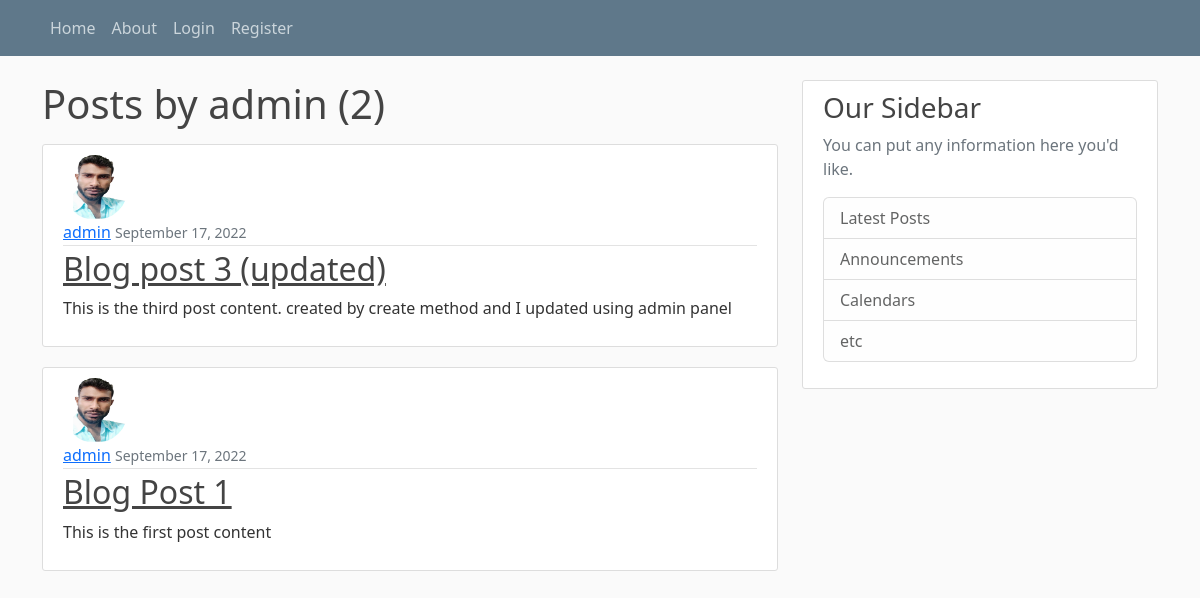
Page /user/admin/ on the earlier database version.
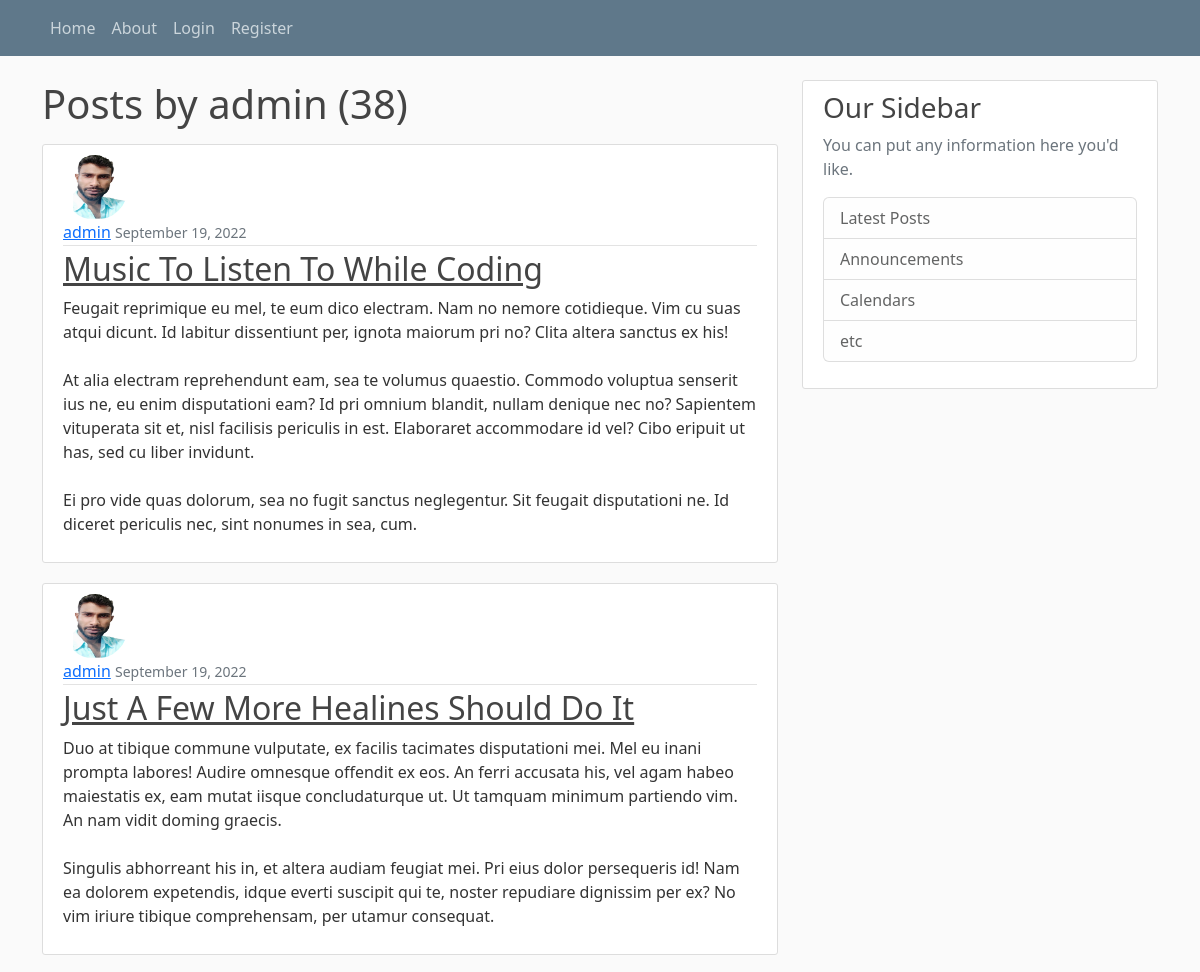
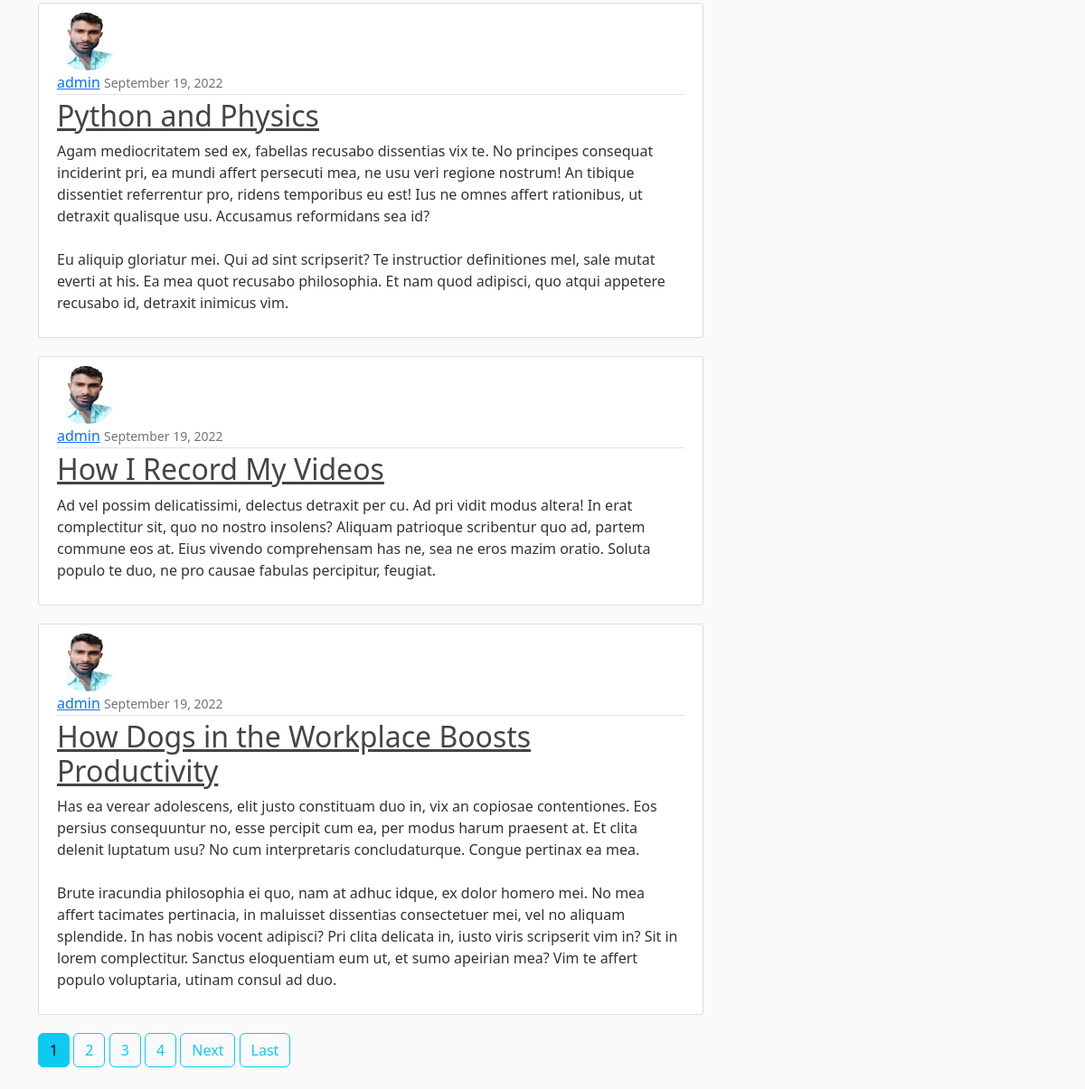
Same page on the later database version (2 pictures, top to bottom).
### blog/models.py (models this page shows, shortened)
class Post(models.Model):
    title = models.CharField(max_length=100)
    content = models.TextField()
    posted_date = models.DateTimeField(default=timezone.now)
    author = models.ForeignKey(User, on_delete=models.CASCADE)

### users/models.py (models this page shows, shortened)
class Profile(models.Model):
    user = models.OneToOneField(User, on_delete=models.CASCADE)
    image = models.ImageField(default='default.jpg', upload_to = 'profile_pics')

### blog/views.py (the view)
# urls.py: path('user/<str:username>/', UserPostListView.as_view(), name='user-posts'),
class UserPostListView(ListView):
    model = Post
    template_name = 'blog/user_posts.html'
    context_object_name = 'posts'
    paginate_by = 5
    def get_queryset(self):
        user = get_object_or_404(User, username=self.kwargs.get('username'))
        return Post.objects.filter(author=user).order_by('-posted_date')

### blog/templates/blog/user_posts.html (shortened to what this page needs)
{% extends 'blog/base.html' %}
{% block content %}
    <h1 class="mb-3">Posts by {{ view.kwargs.username}} ({{ page_obj.paginator.count }})</h1>
    {% for post in posts %}
        <article class="media content-section">
        <img class="rounded-circle article-img" src="{{ post.author.profile.image.url }}">
           <div class="media-body">
            <div class="article-metadata">
                <a class="mr-2" href="{% url 'user-posts' post.author.username %}">{{ post.author }}</a>
                <small class="text-muted">{{ post.posted_date|date:"F d, Y" }}</small>
            </div>
            <h2><a class="article-title" href="{% url 'post-detail' post.id %}">{{ post.title }}</a></h2>
            <p class="article-content">{{ post.content }}</p>
            </div>
        </article>
    {% endfor %}
    {% if is_paginated %}
        {% for num in page_obj.paginator.page_range %}
            {% if page_obj.number == num %}
              <a class="btn btn-info mb-4" href="?page={{ num }}">{{ num }}</a>
            {% elif num > page_obj.number|add:'-4' and num < page_obj.number|add:'4' %}
              <a class="btn btn-outline-info mb-4" href="?page={{ num }}">{{ num }}</a>
            {% endif %}
        {% endfor %}
        {% if page_obj.has_next %}
          <a class="btn btn-outline-info mb-4" href="?page={{ page_obj.next_page_number }}">Next</a>
          <a class="btn btn-outline-info mb-4" href="?page={{ page_obj.paginator.num_pages }}">Last</a>
        {% endif %}
    {% endif %}
{% endblock content %}

### blog/templates/blog/base.html (shortened to what this page needs)
{% load static %}
<!doctype html>
<html lang="en">
    <head>
        <link href="https://cdn.jsdelivr.net/npm/bootstrap@5.2.1/dist/css/bootstrap.min.css" rel="stylesheet">
        <link rel="stylesheet" type="text/css" href="{% static 'blog/main.css' %}">
    </head>
<body>
    <header class="site-header">
        <nav class="navbar navbar-expand-md navbar-dark bg-steel fixed-top">
          <div class="container">
            <div class="collapse navbar-collapse" id="navbarToggle">
              <div class="navbar-nav mr-auto">
                <a class="nav-item nav-link" href="{% url 'blog-home' %}">Home</a>
                <a class="nav-item nav-link" href="{% url 'blog-about' %}">About</a>
              </div>
              <div class="navbar-nav">
                {% if user.is_authenticated %}
                  <a class="nav-item nav-link" href="{% url 'post-create' %}">New Post</a>
                  <a class="nav-item nav-link" href="{% url 'profile' %}">Profile</a>
                  <a class="nav-item nav-link" href="{% url 'logout' %}">Logout</a>
                {% else %}
                  <a class="nav-item nav-link" href="{% url 'login' %}">Login</a>
                  <a class="nav-item nav-link" href="{% url 'register' %}">Register</a>
                {% endif %}
              </div>
            </div>
          </div>
        </nav>
    </header>
    <main role="main" class="container">
        <div class="row">
          <div class="col-md-8">
            {% block content %}{% endblock %}
          </div>
          <div class="col-md-4">
            <div class="content-section">
              <h3>Our Sidebar</h3>
              <p class='text-muted'>You can put any information here you'd like.
                <ul class="list-group">
                  <li class="list-group-item list-group-item-light">Latest Posts</li>
                  <li class="list-group-item list-group-item-light">Announcements</li>
                  <li class="list-group-item list-group-item-light">Calendars</li>
                  <li class="list-group-item list-group-item-light">etc</li>
                </ul>
              </p>
            </div>
          </div>
        </div>
    </main>
</body>
</html>

### blog/static/blog/main.css (style rules this page uses)
body { background: #fafafa; color: #333333; margin-top: 5rem; }
h1, h2, h3, h4, h5, h6 { color: #444444; }
ul { margin: 0; }
.bg-steel { background-color: #5f788a; }
.site-header .navbar-nav .nav-link { color: #cbd5db; }
.content-section { background: #ffffff; padding: 10px 20px; border: 1px solid #dddddd; border-radius: 3px; margin-bottom: 20px; }
.article-title { color: #444444; }
.article-content { white-space: pre-line; }
.article-img { height: 65px; width: 65px; margin-right: 16px; }
.article-metadata { padding-bottom: 1px; margin-bottom: 4px; border-bottom: 1px solid #e3e3e3 }

Differences in the rows shown:
no longer on this page (row edited): Post: author.profile.image (picture), author "admin", posted_date "September 17, 2022", title "Blog post 3 (updated)", content "This is the third post content. created by create method and I updated using admin panel"
no longer on this page (row unchanged): Post: author.profile.image (picture), author "admin", posted_date "September 17, 2022", title "Blog Post 1", content "This is the first post content"
added Post: author.profile.image (picture), author "admin", posted_date "September 19, 2022", title "Music To Listen To While Coding", content "Feugait reprimique eu mel, te eum dico electram. Nam no nemore cotidieque. Vim cu suas atqui dicunt. Id labitur dissentiunt per, ignota maiorum pri no? Clita altera sanctus ex his! At alia electram reprehendunt eam, sea te volumus quaestio. Commodo voluptua senserit ius ne, eu enim disputationi eam? Id pri omnium blandit, nullam denique nec no? Sapientem vituperata sit et, nisl facilisis periculis in est. Elaboraret accommodare id vel? Cibo eripuit ut has, sed cu liber invidunt. Ei pro vide quas dolorum, sea no fugit sanctus neglegentur. Sit feugait disputationi ne. Id diceret periculis nec, sint nonumes in sea, cum."
added Post: author.profile.image (picture), author "admin", posted_date "September 19, 2022", title "Just A Few More Healines Should Do It", content "Duo at tibique commune vulputate, ex facilis tacimates disputationi mei. Mel eu inani prompta labores! Audire omnesque offendit ex eos. An ferri accusata his, vel agam habeo maiestatis ex, eam mutat iisque concludaturque ut. Ut tamquam minimum partiendo vim. An nam vidit doming graecis. Singulis abhorreant his in, et altera audiam feugiat mei. Pri eius dolor persequeris id! Nam ea dolorem expetendis, idque everti suscipit qui te, noster repudiare dignissim per ex? No vim iriure tibique comprehensam, per utamur consequat."
added Post: author.profile.image (picture), author "admin", posted_date "September 19, 2022", title "Python and Physics", content "Agam mediocritatem sed ex, fabellas recusabo dissentias vix te. No principes consequat inciderint pri, ea mundi affert persecuti mea, ne usu veri regione nostrum! An tibique dissentiet referrentur pro, ridens temporibus eu est! Ius ne omnes affert rationibus, ut detraxit qualisque usu. Accusamus reformidans sea id? Eu aliquip gloriatur mei. Qui ad sint scripserit? Te instructior definitiones mel, sale mutat everti at his. Ea mea quot recusabo philosophia. Et nam quod adipisci, quo atqui appetere recusabo id, detraxit inimicus vim."
added Post: author.profile.image (picture), author "admin", posted_date "September 19, 2022", title "How I Record My Videos", content "Ad vel possim delicatissimi, delectus detraxit per cu. Ad pri vidit modus altera! In erat complectitur sit, quo no nostro insolens? Aliquam patrioque scribentur quo ad, partem commune eos at. Eius vivendo comprehensam has ne, sea ne eros mazim oratio. Soluta populo te duo, ne pro causae fabulas percipitur, feugiat."
added Post: author.profile.image (picture), author "admin", posted_date "September 19, 2022", title "How Dogs in the Workplace Boosts Productivity", content "Has ea verear adolescens, elit justo constituam duo in, vix an copiosae contentiones. Eos persius consequuntur no, esse percipit cum ea, per modus harum praesent at. Et clita delenit luptatum usu? No cum interpretaris concludaturque. Congue pertinax ea mea. Brute iracundia philosophia ei quo, nam at adhuc idque, ex dolor homero mei. No mea affert tacimates pertinacia, in maluisset dissentias consectetuer mei, vel no aliquam splendide. In has nobis vocent adipisci? Pri clita delicata in, iusto viris scripserit vim in? Sit in lorem complectitur. Sanctus eloquentiam eum ut, et sumo apeirian mea? Vim te affert populo voluptaria, utinam consul ad duo."
Other differences:
{{ page_obj.paginator.count }}: "2" → "38"
new list line: "1"
new list line: "2"
new list line: "3"
new list line: "4"
text now shown: "Next Last"
